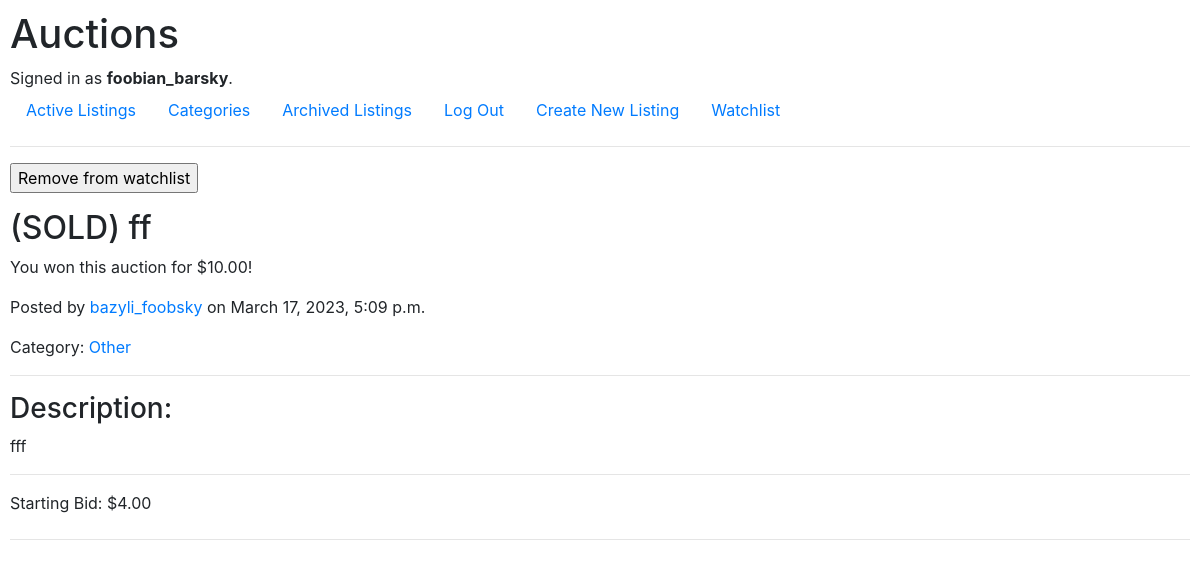
The page /2 (signed in) on the database its author committed.
### auctions/models.py (models this page shows, shortened)
class User(AbstractUser):
    pass

class Listing(models.Model):
    ELECTRONICS = 'EL'
    CLOTHING = 'CL'
    HOME_AND_GARDEN = 'HG'
    HEALTH_AND_BEAUTY = 'HB'
    SPORTS_AND_OUTDOORS = 'SO'
    TOYS_AND_GAMES = 'TG'
    BOOKS_AND_MEDIA = 'BM'
    AUTOMOTIVE = 'AM'
    PET_SUPPLIES = 'PS'
    FOOD_AND_BEVERAGES = 'FB'
    OTHER = 'OT'
    CATEGORY_CHOICES = [
        CategoryChoice(OTHER, 'Other'),
        CategoryChoice(ELECTRONICS, 'Electronics'),
        CategoryChoice(CLOTHING, 'Clothing'),
        CategoryChoice(HOME_AND_GARDEN, 'Home & Garden'),
        CategoryChoice(HEALTH_AND_BEAUTY, 'Health & Beauty'),
        CategoryChoice(SPORTS_AND_OUTDOORS, 'Sports & Outdoors'),
        CategoryChoice(TOYS_AND_GAMES, 'Toys & Games'),
        CategoryChoice(BOOKS_AND_MEDIA, 'Books & Media'),
        CategoryChoice(AUTOMOTIVE, 'Automotive'),
        CategoryChoice(PET_SUPPLIES, 'Pet Supplies'),
        CategoryChoice(FOOD_AND_BEVERAGES, 'Food & Beverages'),
    ]
    user = models.ForeignKey(User, on_delete=models.CASCADE)
    buyer = models.ForeignKey(User, on_delete=models.SET_NULL, null=True, related_name="buyers")
    title = models.CharField(max_length=50)
    description = models.TextField(max_length=5000)
    starting_bid = models.DecimalField(decimal_places=2, max_digits=10)
    posted_datetime = models.DateTimeField(auto_now_add=True)
    category = models.CharField(max_length=30, choices=CATEGORY_CHOICES, null=True)
    image_url = models.CharField(max_length=2048, null=True)
    active = models.BooleanField(default=True)

class Bid(models.Model):
    user = models.ForeignKey(User, on_delete=models.CASCADE)
    listing = models.ForeignKey(Listing, on_delete=models.CASCADE)
    posted_datetime = models.DateTimeField(auto_now_add=True)
    value = models.DecimalField(decimal_places=2, default=0, max_digits=10)

### auctions/views.py (the view, shortened to what this page needs)
# urls.py: path("<str:listing_id>", views.listing_view, name="listing")
@login_required(login_url="/login")
def listing_view(request, listing_id):
    message = None
    try:
        watchlist = Watchlist.objects.get(user=request.user)
    except Watchlist.DoesNotExist:
        watchlist = Watchlist(user=request.user)
        watchlist.save()
    try:
        listing = Listing.objects.get(id=listing_id)
        on_watchlist = watchlist.listings.filter(id=listing.id).exists()
        highest_bid = Bid.objects.filter(listing=listing).order_by("-value").first()
    except Bid.DoesNotExist:
        highest_bid = None
    except Listing.DoesNotExist:
        raise Http404("Listing not found.")
    if "sell" in request.POST:
        buyer = highest_bid.user
        listing.buyer = buyer
        listing.save()
        message = "You just sold this item!"
    your_bid_form = forms.YourBid()
    comment_form = forms.CommentForm()
    comments = Comment.objects.filter(listing=listing).order_by("-posted_datetime")
    return render(request, "auctions/listing.html",
                  {"listing": listing, "highest_bid": highest_bid,
                   "your_bid_form": your_bid_form, "comment_form": comment_form,
                   "message": message, "comments": comments, "on_watchlist": on_watchlist})

### auctions/forms.py
class YourBid(forms.Form):
    value = forms.DecimalField(label="Your Bid: ", label_suffix="$", decimal_places=2, max_digits=10)

class CommentForm(forms.Form):
    content = forms.CharField(label="Your Comment: ", max_length=200, widget=forms.Textarea(attrs={"rows": 4}))

### auctions/templates/auctions/listing.html (shortened to what this page needs)
{% extends "auctions/layout.html" %}
{% block body %}
    {% if not listing.buyer %}
        {% if not on_watchlist %}
            <form method="post">
                {% csrf_token %}
                <p><input type="submit" name="watchlist" value="Add to watchlist"></p>
            </form>
            <hr>
        {% else %}
            <form method="post">
                {% csrf_token %}
                <p><input type="submit" name="watchlist" value="Remove from watchlist"></p>
            </form>
        {% endif %}
        <h2>{{ listing.title }}</h2>
    {% else %}
        {% if on_watchlist %}
            <form method="post">
                <p><input type="submit" name="watchlist" value="Remove from watchlist"></p>
            </form>
        {% endif %}
        <h2>(SOLD) {{ listing.title }}</h2>
        {% if listing.buyer == user %}
            <p>You won this auction for ${{ highest_bid.value }}!</p>
        {% else %}
            <p>{{ listing.buyer }} won this auction for ${{ highest_bid.value }}.</p>
        {% endif %}
    {% endif %}
    <p>Posted by <a href="{% url 'user' user_id=listing.user.id %}">{{ listing.user }}</a>
        on {{ listing.posted_datetime }}</p>
    {% if listing.category %}
        <p>Category: <a href="{% url 'category' abbreviation=listing.category %}">{{ listing.get_category_display }}</a>
        </p>
    {% endif %}
    <hr>
    <h3>Description: </h3>
    <p>{{ listing.description }}</p>
    <hr>
    <p>Starting Bid: <label>$</label>{{ listing.starting_bid }}</p>
    <hr>
{% endblock %}

### auctions/templates/auctions/layout.html (shortened to what this page needs)
{% load static %}
<!DOCTYPE html>
<html lang="en">
    <head>
        <link rel="stylesheet" href="https://stackpath.bootstrapcdn.com/bootstrap/4.4.1/css/bootstrap.min.css">
        <link href="{% static 'auctions/styles.css' %}" rel="stylesheet">
    </head>
    <body>
        <h1>Auctions</h1>
        <div>
            {% if user.is_authenticated %}
                Signed in as <strong>{{ user.username }}</strong>.
            {% else %}
                Not signed in.
            {% endif %}
        </div>
        <ul class="nav">
            <li class="nav-item">
                <a class="nav-link" href="{% url 'index' %}">Active Listings</a>
            </li>
            <li class="nav-item">
                <a class="nav-link" href="{% url 'categories' %}">Categories</a>
            </li>
            <li class="nav-item">
                <a class="nav-link" href="{% url 'archive' %}">Archived Listings</a>
            </li>
            {% if user.is_authenticated %}
                <li class="nav-item">
                    <a class="nav-link" href="{% url 'logout' %}">Log Out</a>
                </li>
                <li>
                    <a class="nav-link" href="{% url 'create' %}">Create New Listing</a>
                </li>
                <li class="nav-item">
                    <a class="nav-link" href="{% url 'watchlist' %}">Watchlist</a>
                </li>
            {% endif %}
        </ul>
        <hr>
        {% block body %}
        {% endblock %}
    </body>
</html>

### auctions/static/auctions/styles.css (style rules this page uses)
body { padding: 10px; }

### rows shown on the page
User: username "foobian_barsky"
Listing: title "ff", user "bazyli_foobsky", posted_datetime "March 17, 2023, 5:09 p.m.", category "Other", description "fff", starting_bid "4.00"
Bid: value "10.00"
